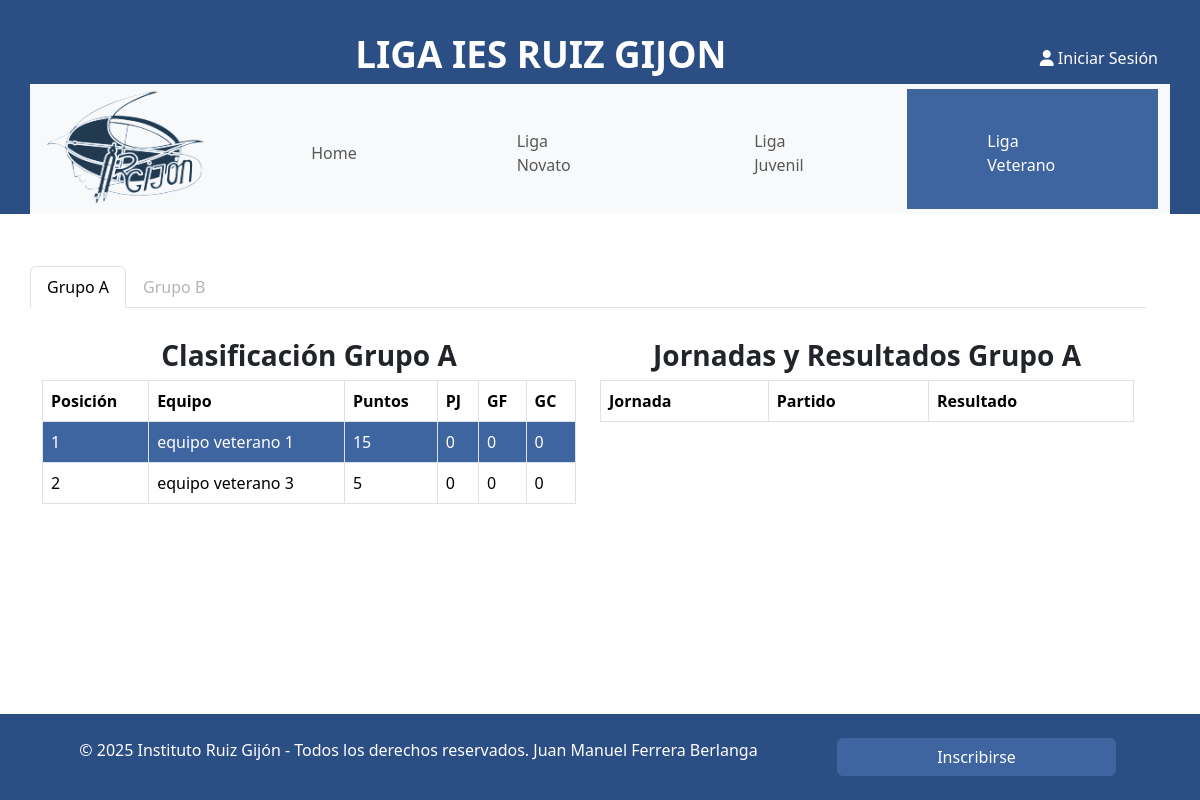
Before: /Controller/liga.php?liga=Liga Veterano with the older database file.
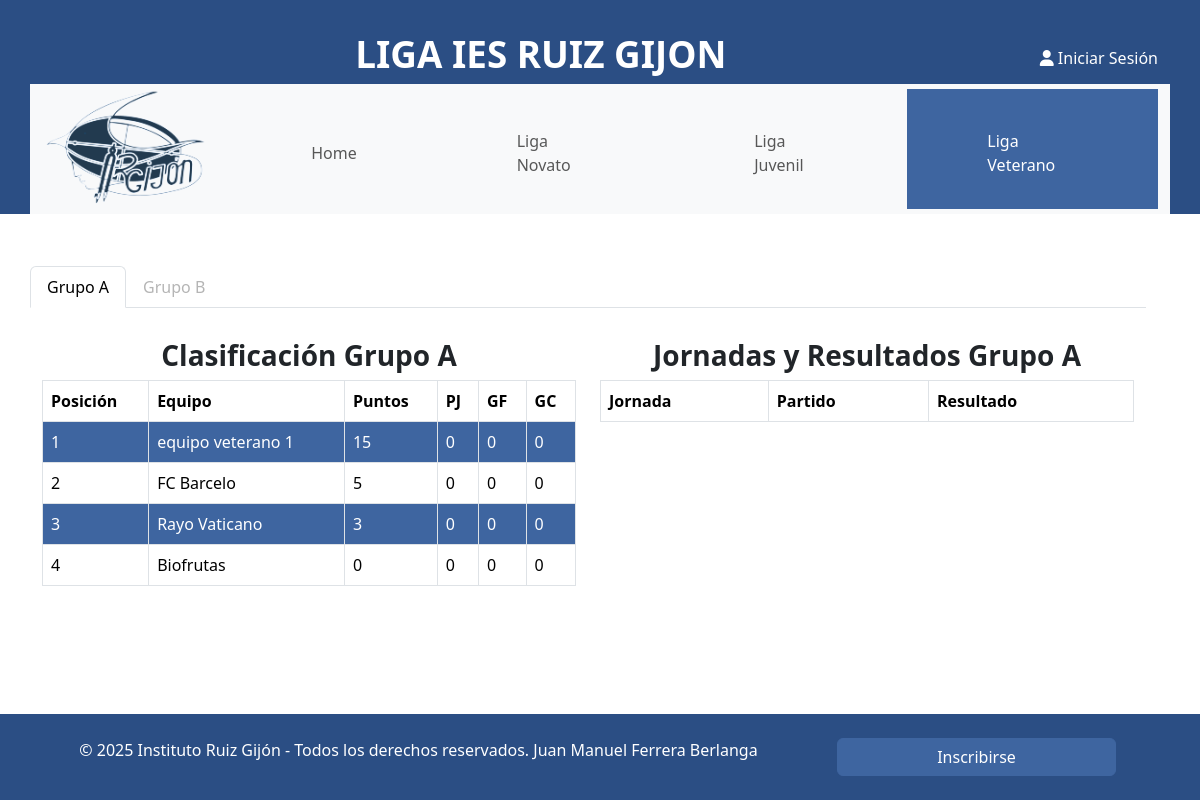
After: the same page with the newer database file.
### tables this page shows
CREATE TABLE `ligas` (
  `id` int(11) NOT NULL,
  `nombre_liga` varchar(100) NOT NULL
);

CREATE TABLE `equipos` (
  `id` int(11) NOT NULL,
  `nombre_equipo` varchar(100) NOT NULL,
  `equipo_correo` varchar(100) NOT NULL,
  `equipo_imagen` varchar(50) NOT NULL,
  `puntos` int(3) NOT NULL DEFAULT 0,
  `partidos_jugados` int(3) NOT NULL DEFAULT 0,
  `goles_a_favor` int(3) NOT NULL DEFAULT 0,
  `goles_en_contra` int(3) NOT NULL DEFAULT 0,
  `id_liga` int(11) NOT NULL
);

### Controller/liga.php (called while the page is built, shortened)
<?php
include_once '../clases/conexion.php';
include_once '../clases/liga.php';
include_once '../clases/emparejamiento.php';
include_once '../clases/equipo.php';
include_once '../clases/seguridad.php';
include_once '../clases/header.php';
if ($_SERVER['REQUEST_METHOD'] == 'GET' && !empty([$_GET['liga']])) {
    $liga_nombre = $_GET['liga'];
} else {
    header("Location: index.php");
}
$conexion = new conexion();
$liga = new liga();
$equipos_connect = new equipo();
$grupos = ["A", "B", "C", "D", "E", "F"];
$errores = "";
$condicion = "WHERE nombre_liga LIKE '%$liga_nombre%'";
$resultado_liga = $liga->obtenerConFiltro($condicion, "");
if ($resultado_liga != NULL) {
    if ($resultado_liga->num_rows > 0) {
        $tuplaLiga = $conexion->BD_GetTupla($resultado_liga);
        while ($tuplaLiga != NULL) {
            $liga_seleccionada[] = $tuplaLiga;
            $tuplaLiga = $conexion->BD_GetTupla($resultado_liga);
        }
        for ($i = 0; $i < count($liga_seleccionada); $i++) {
            $condicion = "WHERE id_liga = " . $liga_seleccionada[$i]["id"] . "";
            $orden = "ORDER BY id_liga, puntos DESC";
            $resultado_equipos = $equipos_connect->obtenerConFiltro($condicion, $orden);
            if ($resultado_equipos != NULL) {
                if ($resultado_equipos->num_rows > 0) {
                    $tuplaEquipo = $conexion->BD_GetTupla($resultado_equipos);
                    while (!empty($tuplaEquipo)) {
                        $equipos_liga[] = $tuplaEquipo;
                        $tuplaEquipo = $conexion->BD_GetTupla($resultado_equipos);
                    }
                }
            }
        }
    }
}
require '../views/liga.view.php';

### clases/conexion.php (called while the page is built, shortened)
<?php
class conexion{
function BD_Consulta($consulta){
    $resultado=FALSE;
    $i=0;
    while(!$resultado && $i<3 && isset($GLOBALS['BD_connect'])){
        $resultado=mysqli_query($GLOBALS['BD_connect'], $consulta);
        $i++;
    }
    if ($resultado) {
        return($resultado);
    }else{
        return(NULL);
    }
}
function BD_GetTupla($resultado){
    $tupla = mysqli_fetch_array($resultado);
    return $tupla;
}
}
?>

### clases/liga.php (called while the page is built, shortened)
<?php
include_once("conexion.php");
class liga{
var $conexion;
function __construct(){
    $this->conexion = new conexion();
}
function obtenerConFiltro($condicion,$order){
    if ($condicion=="" && $order!="") {
        $consulta = "SELECT id, nombre_liga FROM ligas $order";
    }else{
        if($order=="" && $condicion!=""){
            $consulta = "SELECT id, nombre_liga FROM ligas $condicion";
        }
    }
    $res = $this->conexion->BD_Consulta($consulta);
    return $res;
}
}
?>

### clases/equipo.php (called while the page is built, shortened)
<?php
include_once("conexion.php");
class equipo{
var $conexion;
function __construct(){
    $this->conexion = new conexion();
}
function obtenerConFiltro($condicion,$order){
    if ($condicion=="" && $order!="") {
        $consulta = "SELECT id, nombre_equipo, equipo_correo, equipo_imagen, puntos, partidos_jugados, goles_a_favor, goles_en_contra, id_liga FROM equipos $order";
    }else{
        if($order=="" && $condicion!=""){
            $consulta = "SELECT id, nombre_equipo, equipo_correo, equipo_imagen, puntos, partidos_jugados, goles_a_favor, goles_en_contra, id_liga FROM equipos $condicion";
        }else {
            if ($order!="" && $condicion!="") {
                $consulta = "SELECT id, nombre_equipo, equipo_correo, equipo_imagen, puntos, partidos_jugados, goles_a_favor, goles_en_contra, id_liga FROM equipos $condicion $order";
            }else{
                if ($order=="" && $condicion=="") {
                    $consulta = "SELECT id, nombre_equipo, equipo_correo, equipo_imagen, puntos, partidos_jugados, goles_a_favor, goles_en_contra, id_liga FROM equipos";
                }
            }
        }
    }
    $res = $this->conexion->BD_Consulta($consulta);
    return $res;
}
}
?>

### views/liga.view.php (the view, shortened to what this page needs)
<!DOCTYPE html>
<html lang="en">
<head>
    <link rel="stylesheet" href="https://cdn.jsdelivr.net/npm/bootstrap-icons@1.11.3/font/bootstrap-icons.min.css">
    <link rel="stylesheet" href="../build/css/styles.css">
</head>
<body class="d-flex flex-column" style="height: 100vh;">
    <?php imprime_cabecera($liga_nombre, $vectorUsuario); ?>
    <section class="container mt-5 mb-5 d-flex flex-column flex-grow-1 justify-content-center">
        <div class="row w-100 h-100 d-flex justify-content-center align-items-center">
            <?php if ($errores != "") {
                print("<div class=\" bg-danger color-white\">
                <p>" . $errores . "</p>
                </div>");
            } else {
                if (count($liga_seleccionada) > 1): ?>
                    <?php
                    print("<ul class=\"nav nav-tabs\" id=\"myTab\" role=\"tablist\">");
                    for ($i = 0; $i < count($liga_seleccionada); $i++) {
                        print("<li class=\"nav-item\" role=\"presentation\">
                            <a
                            class=\"nav-link " . ($i == 0 ? "active show" : '') . "\"
                            id=\"grupo" . $grupos[$i] . "-tab\"
                            data-bs-toggle=\"tab\"
                            href=\"#grupo" . $grupos[$i] . "\"
                            role=\"tab\"
                            aria-controls=\"grupo" . $grupos[$i] . "\"
                            aria-selected=\"" . ($i == 0 ? "true" : 'false') . "\">Grupo " . $grupos[$i] . "</a>
                        </li>
                        ");
                    }
                    print("</ul>");
                    ?>
                    <?php
                    print("<div class=\"tab-content w-100 mt-4\" id=\"myTabContent\">");
                    for ($i = 0; $i < count($liga_seleccionada); $i++) {
                        print("
                        <div
                        class=\"tab-pane fade " . ($i == 0 ? "active show" : '') . "\"
                        id=\"grupo" . $grupos[$i] . "\"
                        role=\"tabpanel\"
                        aria-labelledby=\"grupo" . $grupos[$i] . "-tab\">
                        <div class=\"row\">
                        <div class=\"col-12 col-lg-6 mb-4 tabla\">
                        <h3 class=\"text-center\">Clasificación Grupo " . $grupos[$i] . "</h3>
                        <table
                        class=\"table table-bordered table-striped\"
                        id=\"tabla-clasificacionA\">
                        <thead>
                        <tr>
                        <th>Posición</th>
                        <th>Equipo</th>
                        <th>Puntos</th>
                        <th>PJ</th>
                        <th>GF</th>
                        <th>GC</th>
                        </tr>
                        </thead>
                        </thead>
                        <tbody>"
                        );
                        $posicion = 1;
                        for ($j = 0; $j < count($equipos_liga); $j++) {
                            if (isset($equipos_liga[$j]["id_liga"])) {
                                if ($equipos_liga[$j]["id_liga"] == $liga_seleccionada[$i]["id"]) {
                                    print("
                                    <tr>
                                    <td>$posicion</td>
                                    <td>" . $equipos_liga[$j]["nombre_equipo"] . "</td>
                                    <td>" . $equipos_liga[$j]["puntos"] . "</td>
                                    <td>" . $equipos_liga[$j]["partidos_jugados"] . "</td>
                                    <td>" . $equipos_liga[$j]["goles_a_favor"] . "</td>
                                    <td>" . $equipos_liga[$j]["goles_en_contra"] . "</td>
                                    </tr>
                                    ");
                                    $posicion++;
                                }
                            }
                        }
                        print("
                            </tbody>
                            </table>
                            </div>
                            <div class=\"col-12 col-lg-6 mb-4 tabla\">
                            <h3 class=\"text-center\">Jornadas y Resultados Grupo " . $grupos[$i] . "</h3>
                            <div class=\"table-responsive\" id=\"tabla-jornadas" . $grupos[$i] . "\">
                            <table class=\"table table-bordered table-striped\">
                            <thead class=\"sticky-top\">
                            <tr>
                            <th>Jornada</th>
                            <th>Partido</th>
                            <th>Resultado</th>
                            </tr>
                            </thead>
                            <tbody class=\"text-center\">
                            ");
                        print("
                                                </tbody>
                                                </table>
                                                </div>
                                                </div>
                                                </div>
                                                </div>
                                                ");
                    }
                    ?>
            <?php endif;
            } ?>
        </div>
    </section>
    <?php imprime_pie(); ?>
</body>
</html>

### clases/header.php (shortened to what this page needs)
<?php
function imprime_cabecera($section, $vector_return)
{
  $conexion = new conexion();
  $ruta = $_SERVER['PHP_SELF'];
  $ruta = explode("/", $ruta);
  for ($i = 0; $i < count($ruta) - 2; $i++) {
    $root[] = $ruta[$i];
  }
  $root = implode("/", $root);
  $active_home = "";
  $active_color = "bg-secondary";
  $sql = "SELECT *  FROM ligas WHERE nombre_liga NOT LIKE '%Grupo%'";
  $listaLigas = $conexion->BD_Consulta($sql);
  while ($countLigas = $conexion->BD_GetTupla($listaLigas)) {
    $arrayLigas[] = $countLigas;
  }
  print("<header class=\"container-fluid header bg-primary\">
          <div class=\"container text-center text-light align-items-center header__encabezado d-flex flex-sm-row flex-column\">
            <h1 class=\"col header__titulo d-inline-block\">LIGA IES RUIZ GIJON</h1>");
  if ($vector_return == NULL) {
    print("<span class=\"input-group-addon\"><i class=\"fa fa-user\"></i> <a href=\"#ModalForm\" id=\"IniciarSesion\" class=\"trigger-btn text-decoration-none text-white\" data-toggle=\"modal\">Iniciar Sesión</a></span>");
  }
  print("
            </div>
          <nav class=\"navbar navbar-expand-xl container bg-body-tertiary\">
            <div class=\"container-fluid d-flex justify-content-center navbar__container\">
              <a class=\"navbar-brand\" href=\"$root\">
                <img src=\"$root/build/assets/img/logo_RG_180_mono_new_nohalo.png\" alt=\"Logo\" class=\"img-fluid navbar__logo\">
              </a>
              <button class=\"navbar-toggler\" type=\"button\" data-bs-toggle=\"collapse\" data-bs-target=\"#navbarNav\"
                aria-controls=\"navbarNav\" aria-expanded=\"false\" aria-label=\"Toggle navigation\">
                <span class=\"navbar-toggler-icon\"></span>
              </button>
              <div class=\"collapse navbar-collapse\" id=\"navbarNav\">
                <ul class=\"navbar-nav d-flex justify-content-center w-100\">
                  <li class=\"nav-item " . ($active_home != '' ? $active_color : '') . " \">
                    <a class=\"nav-link $active_home\" aria-current=\"page\" href=\"$root\">Home</a>
                  </li>");
  foreach ($arrayLigas as $liga) {
    if (strcmp($section, $liga['nombre_liga']) == 0) {
      $active_liga = "active";
      print("<li class=\"nav-item $active_color \">
              <a class=\"nav-link $active_liga\" href=\"$root/Controller/liga.php?liga=$liga[nombre_liga]\">$liga[nombre_liga]</a>
            </li>");
    } else {
      print("<li class=\"nav-item\">
              <a class=\"nav-link\" href=\"$root/Controller/liga.php?liga=$liga[nombre_liga]\">$liga[nombre_liga]</a>
            </li>");
    }
  }
  print("</ul>
              </div>
            </div>
          </nav>
        </header>");
}
function imprime_pie()
{
  $ruta = $_SERVER['PHP_SELF'];
  $ruta = explode("/", $ruta);
  for ($i = 0; $i < count($ruta) - 1; $i++) {
    $root[] = $ruta[$i];
  }
  $root = implode("/", $root);
  print("    <footer class=\"bg-primary text-white py-4 mt-auto bottom\">
        <div class=\" row container-md text-center flex-row\">
            <p class=\"col-md-9 mb-2\">&copy; 2025 Instituto Ruiz Gijón - Todos los derechos reservados. Juan Manuel Ferrera Berlanga</p>
            <a href=\"$root/formulario.php\" class=\"col-md-3 btn btn-secondary\">Inscribirse</a>
        </div>
    </footer>");
}
function imprime_inicioSesion()
{
  $ruta = $_SERVER['PHP_SELF'];
  $ruta = explode("/", $ruta);
  for ($i = 0; $i < count($ruta) - 1; $i++) {
    $root[] = $ruta[$i];
  }
  $root = implode("/", $root);
}

Changed rows visible on the page:
changed equipos: nombre_equipo "equipo veterano 3" → "FC Barcelo"
added equipos: nombre_equipo "Rayo Vaticano", puntos "3", partidos_jugados "0", goles_a_favor "0", goles_en_contra "0"
added equipos: nombre_equipo "Biofrutas", puntos "0", partidos_jugados "0", goles_a_favor "0", goles_en_contra "0"
